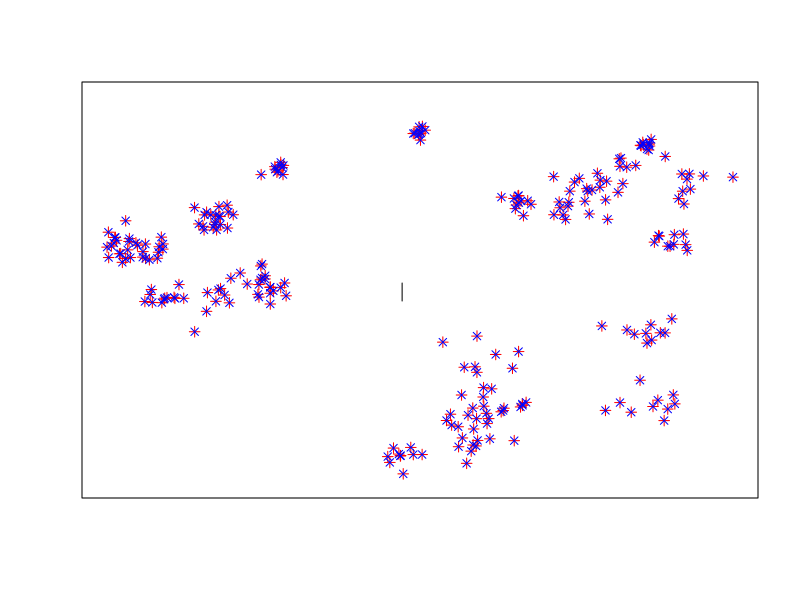
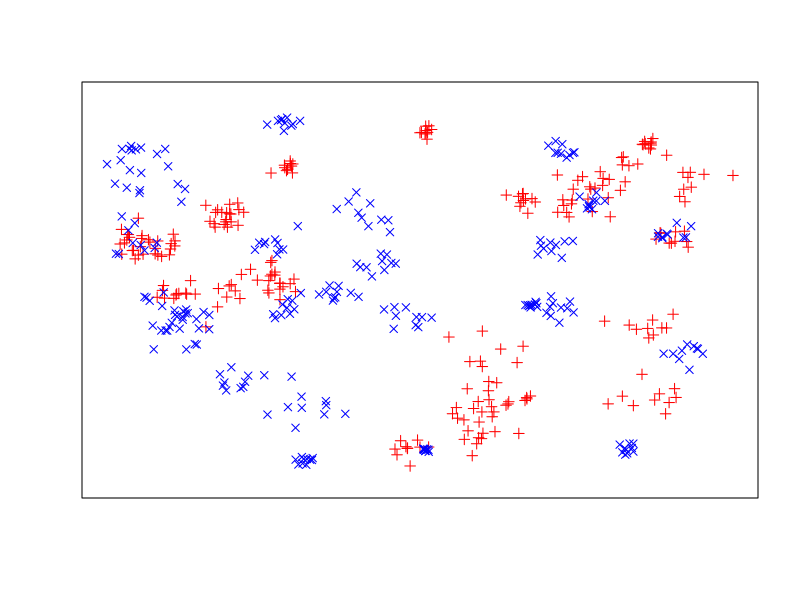
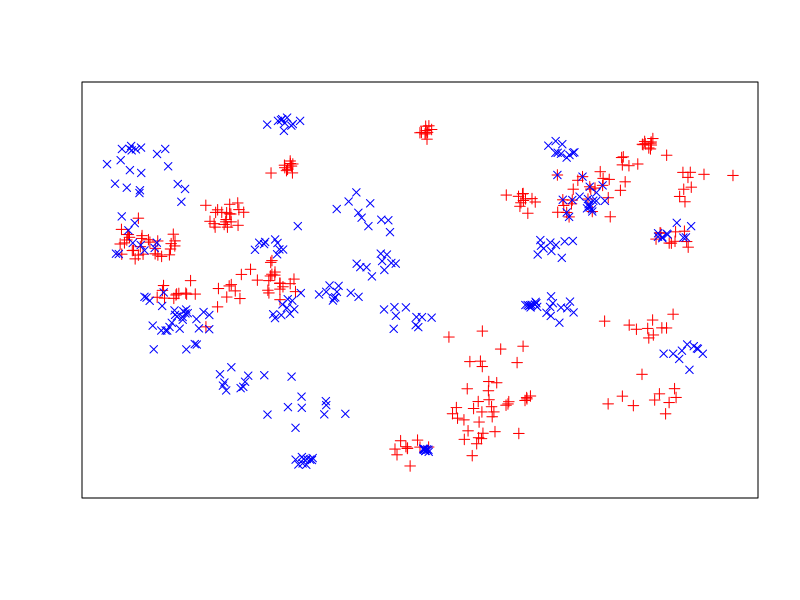
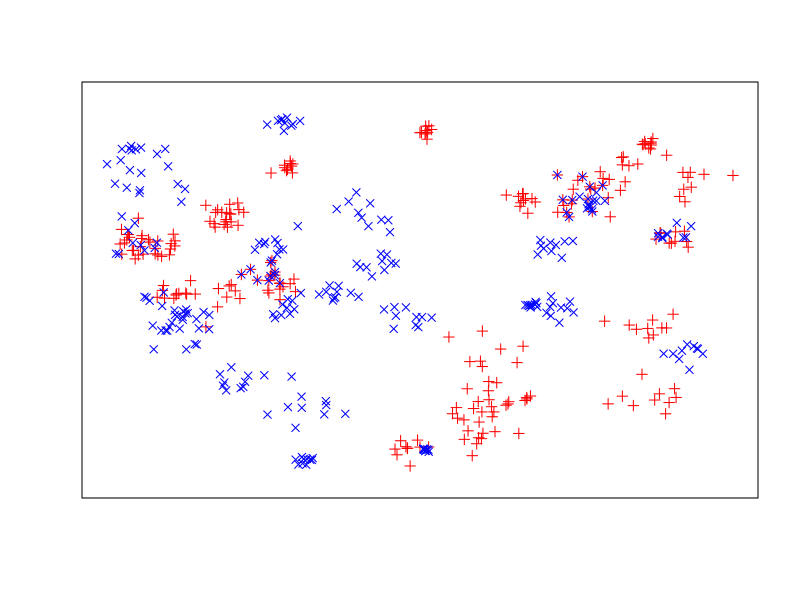
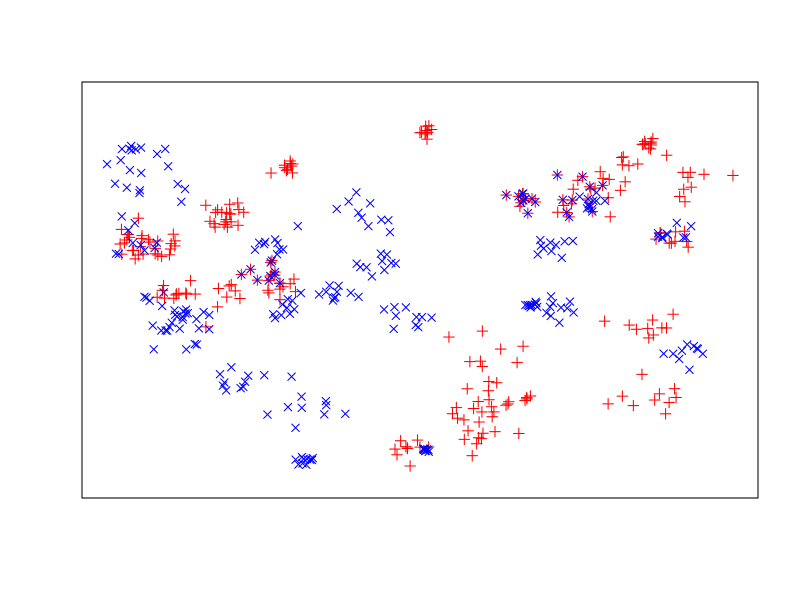
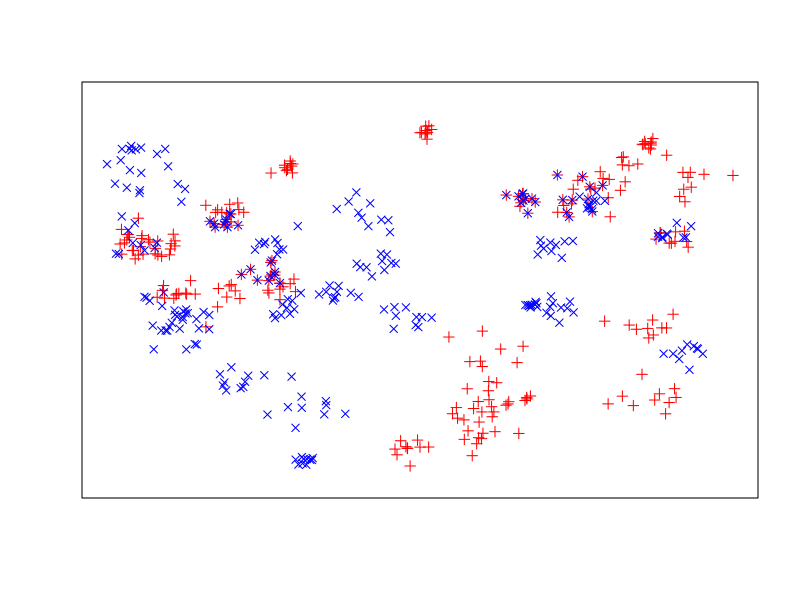
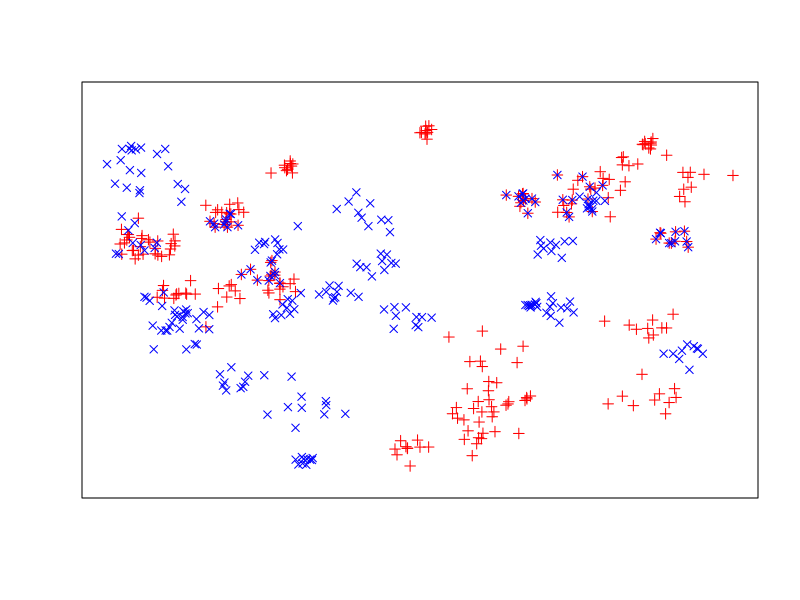
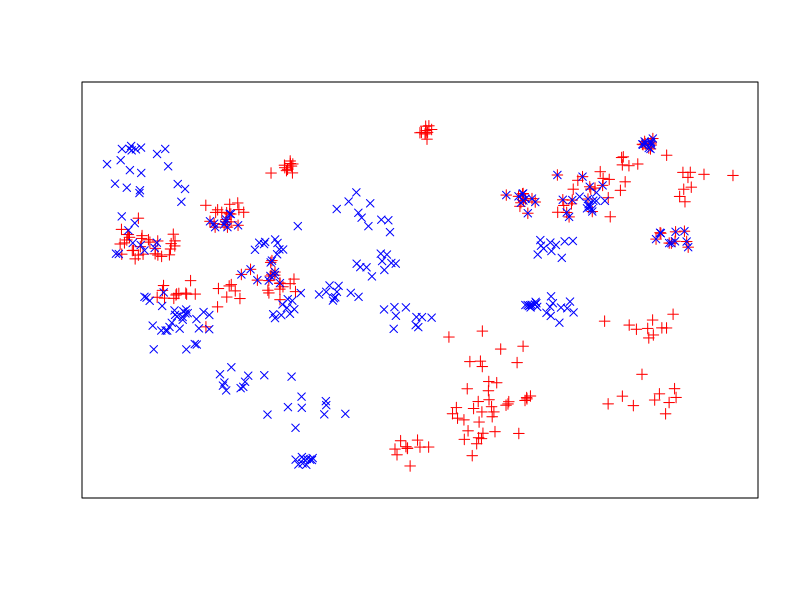

The R source for these figures, in order:


getCenters = function(nCenters, rng){
  list(
    x = runif(nCenters, -rng, rng), 
    y = runif(nCenters, -rng, rng)
  ) 
}

makeCluster = function(x,y,n,s){
  X = x + rnorm(n,0,s)
  Y = y + rnorm(n,0,s)
  w = rep(1,n) #rgamma(n,1,1)
  list(x=X, y=Y, w=w)
}

getClusters = function(seed, nCenters,  rng, nn, spread=NULL){

  set.seed(seed)
  
  xy = getCenters(nCenters, rng)
  
  if(length(nn)==1)
    nn = rep(nn, nCenters)
  
  if(is.null(spread))
    spread = 0.3+rnorm(nCenters,rng/60,rng/60)
  
  clusters = list() 
  for(i in 1:nCenters)
    clusters[[i]] = makeCluster(xy$x[i], xy$y[i], nn[i], spread[i])

  clusters 
}

clusters2xy = function(clusters){
  x=0; y=0; w=0
  for(i in 1:length(clusters)){
    x = c(x, clusters[[i]]$x)
    y = c(y, clusters[[i]]$y)
    w = c(w, clusters[[i]]$w)
  }
  xyw = cbind(x=x[-1], y=y[-1], w=w[-1])
}

plot.fl = function(xy.f, xy.l){
  plot(xy.f[,1], xy.f[,2],  pch = 3, col = "red", xaxt = "n", yaxt = "n", xlab = "", ylab = "", xlim = range(xy.f, xy.l), ylim = range(xy.f, xy.l), cex = xy.f[,3])
  points(xy.l[,1], xy.l[,2], pch =4, col = "blue", cex = xy.l[,3])
}

fclusters = getClusters(21, nCenters=25, rng=10, nn = 10)
lclusters = getClusters(20, nCenters=25, rng=10, nn = 10)

xy.f = clusters2xy(fclusters)
pointsets = list()
pdf("overlap.pdf")
xy.l = clusters2xy(lclusters)
plot.fl(xy.f, xy.l)
pointsets[[1]] = list(xy.f =xy.f, xy.l=xy.l)

newlcluster = c(fclusters[1], lclusters[2:25])
xy.l = clusters2xy(newlcluster)
plot.fl(xy.f, xy.l)
pointsets[[2]] = list(xy.f =xy.f, xy.l=xy.l)

for(i in 2:24){
  newlcluster = c(fclusters[1:i], lclusters[(i+1):25])
  xy.l = clusters2xy(newlcluster)
  plot.fl(xy.f, xy.l)
  pointsets[[i+1]] = list(xy.f =xy.f, xy.l=xy.l)
}

xy.l = clusters2xy(fclusters)
plot.fl(xy.f, xy.l)
pointsets[[26]] = list(xy.f =xy.f, xy.l=xy.l)

dev.off(dev.cur()) 
plot.fl(xy.f, xy.l)
segments(0,0,0,1)
#xy.l = clusters2xy(lclusters)

